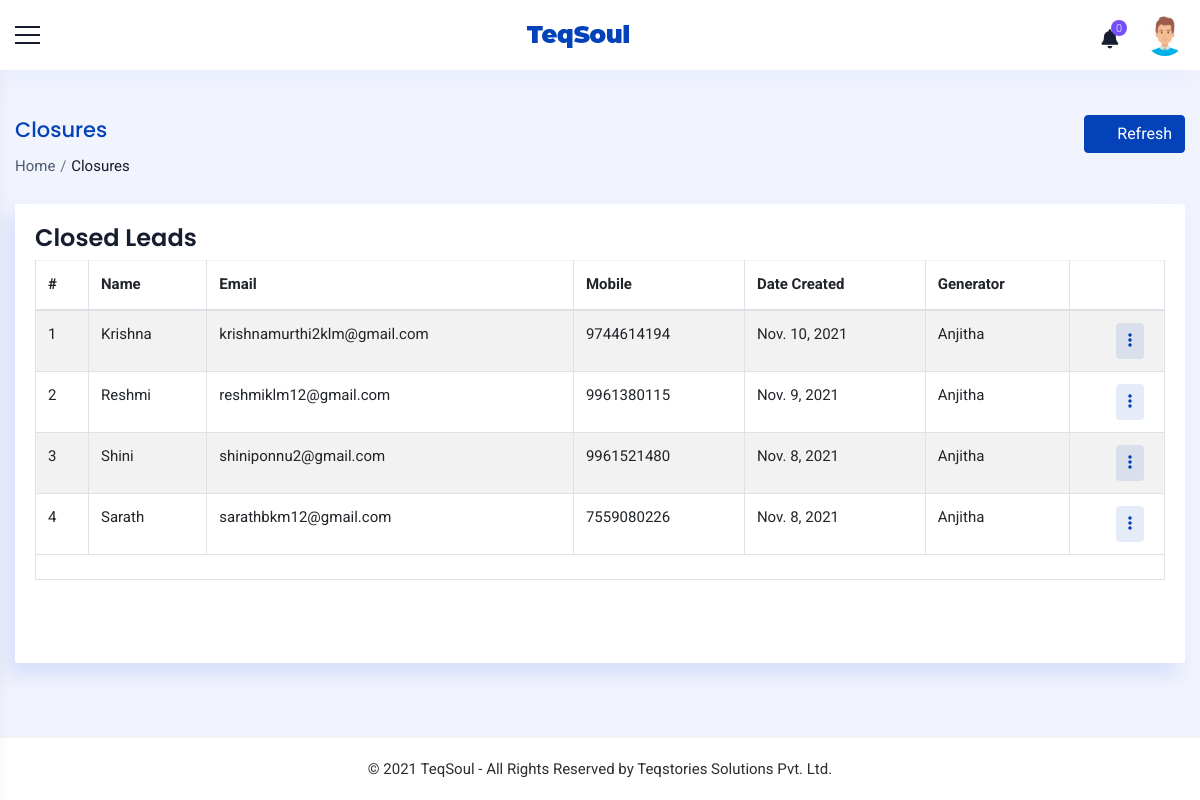
/sales/closure/ (signed in), run on the app's committed database.
### accounts/models.py (models this page shows, shortened)
class Staff(models.Model):
    value= (
    ('1', 'Operations'),
    ('2', 'Sales'),
    ('3', 'Trainer'),
    ('4', 'Admin'),
    ('5', 'Operations Manager'),
    ('6', 'Sales Manager'),
    ('7', 'Trainer Manager'),
    )
    user = models.OneToOneField(User,on_delete=models.CASCADE,null=True,blank=True)
    name = models.CharField(max_length=100,null=True, blank=True)
    empid = models.CharField(max_length=100,null=True, blank=True)
    mobile = models.CharField(max_length=10,null=True, blank=True)
    email = models.EmailField(max_length=200,null=True, blank=True)
    sex = models.CharField(max_length=10,null=True,choices=sex_choices, blank=True)
    dob = models.DateField(null=True, blank=True)
    doj = models.DateField(null=True, blank=True)
    blood_group = models.CharField(max_length=100,null=True, blank=True,choices=groups)
    house = models.CharField(max_length=100,null=True, blank=True)
    street =models.CharField(max_length=100,null=True, blank=True)
    street2 =models.CharField(max_length=100,null=True, blank=True)
    city = models.CharField(max_length=100,null=True, blank=True)
    state = models.CharField(max_length=100,null=True,choices=state, blank=True)
    pin = models.CharField(max_length=100,null=True,blank=True)
    stype = models.CharField(max_length=100,null=True,choices=value, blank=True)
    status = models.CharField(max_length=20,choices=(('Active','Active'),('Inactive','Inactive')),default='Active')
    profile_pic = models.ImageField(null=True, blank=True,upload_to='images/dp/',default='accounts/static/images/user3.png')
    facebook = models.CharField(max_length=1000, null=True, blank=True)
    linkedin = models.CharField(max_length=1000, null=True, blank=True)
    instagram = models.CharField(max_length=1000, null=True, blank=True)
    approval = models.BooleanField(null=True, blank=True, default=False)
    def __str__(self):
        return self.name
    class Meta:
        unique_together = [['name']]

class Lead(models.Model):
    name = models.CharField(max_length=100,null=True, blank=True)
    email = models.EmailField(max_length=200,null=True,blank=True)
    mobile = models.CharField(max_length=10,null=True,blank=True)
    sex = models.CharField(max_length=10,null=True,choices=sex_choices,blank=True,default="Male")
    generator = models.ForeignKey(Staff,on_delete=models.CASCADE, blank=True,null=True,related_name='representative')
    assigned_to = models.ForeignKey(Staff,on_delete=models.CASCADE, blank=True,null=True,related_name='assigned_to',limit_choices_to=(Q(stype='2')|Q(stype='6')|Q(stype='4')))
    created_on = models.DateField(null=True, blank=True)
    status = models.CharField(max_length=100,null=True, blank=True,choices=levels,default="New")
    lms = models.BooleanField(default = False)
    approval = models.CharField(max_length=100,null=True, blank=True,choices=approval_choices)
    to_be_approved_by = models.ForeignKey(Staff,on_delete=models.CASCADE, blank=True,null=True)

### accounts/views.py (the view)
# urls.py: path('sales/closure/',ViewClosure.as_view(),name='view_closure'),
class ViewClosure(View):
    def get(self, request):
        x = SalesOperation(request)
        if x == True:
            staff = Staff.objects.get(user=request.user)
            notify = Notifications(staff)
            count = CountNotifications(notify)
            if staff.stype == '4' or staff.stype == '6':
                lead = Lead.objects.filter(status='Converted').order_by('-created_on')
            else:
                lead = Lead.objects.filter(status='Converted',generator=staff).order_by('-created_on')
            page = Pagination(request,lead,10)
            context={'count':count,'notify':notify,'staff':staff,'lead':page}
            return render(request,'sales/closure.html',context)
        else:
            if request.user.is_authenticated:
                return render(request,'messages/common/permission_error.html')
            else:
                return redirect('home')

### accounts/functions.py (called while the page is built)
def Pagination(request,object,count):
    p = Paginator(object,count)
    page_num = request.GET.get('page',1)
    try:
        page = p.page(page_num)
    except EmptyPage:
        page = p.page(1)
    return (page)

def SalesOperation(request):
    user = request.user
    if user.is_authenticated:
        try:
            staff = Staff.objects.get(user=user)
            if staff.stype == '6' or staff.stype=='4' or staff.stype== '5' or staff.stype== '2':
                return (True)
            else:
                return (False)
        except:
            return (False)
    else:
        return (False)

def Notifications(staff):
    notifications = Notification.objects.filter(user1=staff,status='2').order_by('-date').order_by('-time')
    return notifications

def CountNotifications(notifications):
    count = 0
    for i in notifications:
        count = count +1
    return count

### accounts/templates/sales/closure.html (shortened to what this page needs)
{% extends 'common/main.html' %}
{% load static %}
{% block content %}
{% include 'common/header.html' %}
<div class="container_full">
    <div class="content_wrapper bg_homebefore inner-wrapper tables-sec">
        <div class="container-fluid">
            <div class="breadcrumbbar">
                <div class="row">
                  <div class="col-md-8 col-lg-8">
                    <h4 class="page-title">Closures</h4>
                    <div class="breadcrumb-list">
                      <ol class="breadcrumb">
                        <li class="breadcrumb-item"><a href="{% url 'home' %}">Home</a></li>
                        <li class="breadcrumb-item active" aria-current="page">Closures</li>
                      </ol>
                    </div>
                  </div>
                  <div class="col-md-4 col-lg-4 mr-0">
                    <div class="widgetbar">
                        <button class="btn btn-primary" onclick="window.location.reload()"><i class="ti ti-reload mr-2"></i>Refresh</button>
                    </div>
                  </div>
                </div>
              </div>
        <div class="row ">
            <div class="col-12">
              <div class="card">
                <h4 class="m-t-0 header-title">Closed Leads</h4>
                <div class="table-responsive">
                <table id="demo-foo-filtering" class="table table-striped table-bordered toggle-circle m-b-0" >
                  <thead>
                    <tr>
                      <th>#</th>
                      <th>Name</th>
                      <th>Email</th>
                      <th>Mobile</th>
                      <th>Date Created</th>
                      {% if staff.stype == '4' or staff.stype == '5' or staff.stype == '6' %}
                      <th>Generator</th>
                      {% endif %}
                      <th class="text-right"></th>
                    </tr>
                  </thead>
                  <tbody>
                    {% for i in lead %}
                    <tr>
                      <td>{{forloop.counter}}</td>
                      <td>{{i.name}}</td>
                      <td>{{i.email}}</td>
                      <td>{{i.mobile}}</td>
                      <td>{{i.created_on}}</td>
                      {% if staff.stype == '4' or staff.stype == '6'  %}
                      <td>{{i.generator}}</td>
                      {% endif %}
                      <td class="text-right">
                        <div class="btn-group mr-2">
                          <div class="dropdown">
                            <button class="btn btn-round btn-primary-rgba" type="button" id="CustomdropdownMenuButton4" data-toggle="dropdown" aria-haspopup="true" aria-expanded="false"><i class="fas fa-ellipsis-v"></i></button>
                          </div>
                        </div>
                      </td>
                      {% empty %}
                      <td colspan="7">No closure to show.</td>
                    </tr>
                    {% endfor %}
                  </tbody>
                  <tfoot>
                    <tr class="active">
                      <td colspan="7"></td>
                    </tr>
                  </tfoot>
                </table></div><br><br>
                </div>
              </div>
            </div>
          </div>
          </div>
        </div>
        {% include 'common/footer.html' %}
    </div>
{% endblock %}

### accounts/templates/common/header.html (shortened to what this page needs)
{% load static %}
<div class="header-bg">
    <header class="main-header">
      <div class="container_header phone_view border_top_bott">
        <div class="row">
          <div class="col-md-12 d-flex justify-content-between align-items-center">
            <div class="menu-icon"> <a href="javascript:void(0)" class="menu-toggler sidebar-toggler"></a> </div>
            <div class="logo d-flex align-items-center justify-content-center"> <a href="javascript:void(0)"> <strong
                  class="logo_icon"> <img src="{% static 'images/small-logo.png' %}" alt=""> </strong>  </a> </div>
            <div class="right_detail">
              <div class="row d-flex align-items-center justify-content-end">
                <div class="col-xl-12 col-12 d-flex justify-content-end">
                  <div class="right_bar_top d-flex align-items-center">
                    {% if staff %}
                        {% include 'common/notifications.html' %}
                        <div class="dropdown dropdown-user"> <a href="javascript:void(0)" class="dropdown-toggle"
                            data-toggle="dropdown" data-hover="dropdown" data-close-others="true" aria-expanded="true"> <img
                              class="img-circle pro_pic" src="{{staff.profile_pic.url}}" alt="{{staff.name}}"> </a>
                        </div>
                    {% endif %}
                  </div>
                </div>
              </div>
            </div>
          </div>
        </div>
      </div>
    </header>
  </div>

### static/css/style.css (style rules this page uses)
* { margin: 0; padding: 0; }
body { font-family: 'Roboto', sans-serif; font-size: 15px; line-height: 1.57143; font-weight: 400; color: #2d2e2e; }
h1, h2, h3, h4, h5, h6 { font-family: Poppins, sans-serif; margin-top: 0; font-weight: 600; color: #151d2e; }
a { color: #2d2e2e; transition: all 0.3s ease 0s; }
a, a:hover, a:active, a:focus { outline: none; text-decoration: none; }
i { transition: all 0.4s ease-in-out 0s; }
ul, li { list-style: outside none none; }
.img-circle { border-radius: 50%; }
.table td, .table th { border-top: 1px solid rgba(82, 63, 105, 0.07) !important; }
.btn-primary { color: #ffffff; background-color: #0442ba; border-color: #0442ba; box-shadow: none; }
.container_full { background: #f1f3fd; margin-top: 70px; position: relative; min-height: calc(100vh - 133px); overflow-x: hidden; }
.content_wrapper { margin-left: 0; margin-right: 0px; margin-top: 0; min-height: 600px; padding: 25px 0px 0px 0px; position: relative; }
.bg_homebefore { position: relative; }
.content_wrapper { padding-top: 25px; transition: all 0.3s; margin-left: 0px; }
.card { border-radius: 3px; background-color: #ffffff; box-shadow: -8px 12px 18px 0 rgba(209, 218, 249, 0.8); border: none; }
.breadcrumbbar { margin: 20px 0 25px; padding: 0; background-color: transparent; border-radius: 3px; }
.breadcrumbbar .page-title { color: #0442ba; font-size: 21px; font-weight: 500; line-height: 30px; margin-bottom: 10px; }
.breadcrumbbar .breadcrumb-list { text-align: left; }
.breadcrumbbar .breadcrumb { margin: 0; padding: 0; display: inline-flex; background-color: transparent; }
.breadcrumbbar .breadcrumb .breadcrumb-item a { color: #4e5d71; }
.breadcrumbbar .breadcrumb .breadcrumb-item.active { color: #151d2e; }
.breadcrumbbar .breadcrumb-item + .breadcrumb-item { padding-left: 0.3rem; }
.breadcrumbbar .breadcrumb-item + .breadcrumb-item::before { padding-right: 0.3rem; }
.breadcrumbbar .widgetbar { text-align: right; }
.btn-primary-rgba { background-color: rgba(4, 66, 186, 0.1); border: none; color: #0442ba; }
.tables-sec .card { padding: 20px; }
.table thead th { vertical-align: bottom; border-bottom: 2px solid #dee2e6; border-top: none; }

### data on the page
Staff: profile_pic (picture)
Lead: name "Krishna", email "krishnamurthi2klm@gmail.com", mobile "9744614194", created_on "Nov. 10, 2021", generator "Anjitha"
Lead: name "Reshmi", email "reshmiklm12@gmail.com", mobile "9961380115", created_on "Nov. 9, 2021", generator "Anjitha"
Lead: name "Shini", email "shiniponnu2@gmail.com", mobile "9961521480", created_on "Nov. 8, 2021", generator "Anjitha"
Lead: name "Sarath", email "sarathbkm12@gmail.com", mobile "7559080226", created_on "Nov. 8, 2021", generator "Anjitha"

### other printed values
{{ count }} "0"
